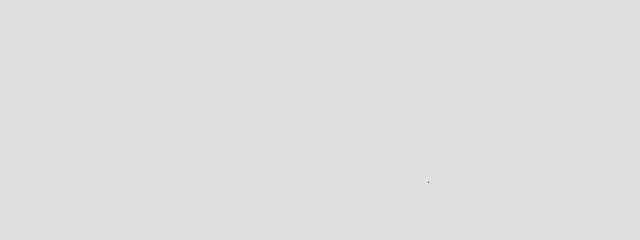
Frame 1 (no input)
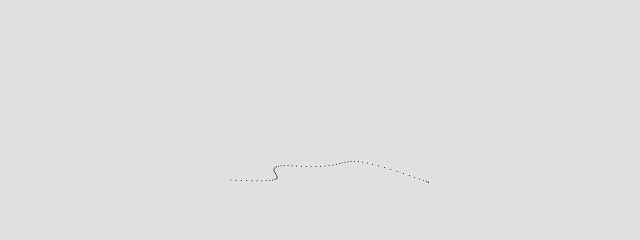
Frame 60 (no input)
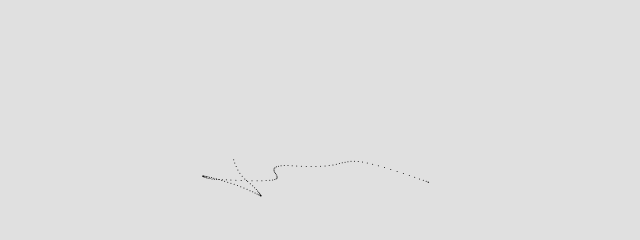
Frame 120 (the mouse pressed at the canvas centre since frame 60)

The p5.js sketch that drew these frames (run headless with seeded random() and noise() and a simulated clock; from frame 60 on, the mouse is pressed at the canvas centre):

// p5.js sketch
// ── sketch.js
class Walker {
    constructor(x, y) {
        this.x = x;
        this.y = y;

        this.tx = 0;
        this.ty = 10_000;
    }

    show() {
        stroke(0);
        point(this.x, this.y);
    }

    step() {
        this.x = map(noise(this.tx), 0, 1, 0, width);
        this.y = map(noise(this.ty), 0, 1, 0, height);

        this.tx += 0.01;
        this.ty += 0.01;
    }
}

let walker;

function setup() {
    createCanvas(640, 240);

    walker = new Walker(width / 2, height / 2);

    background(224);
}

function draw() {
    //background(220);

    walker.step();
    walker.show();
}
